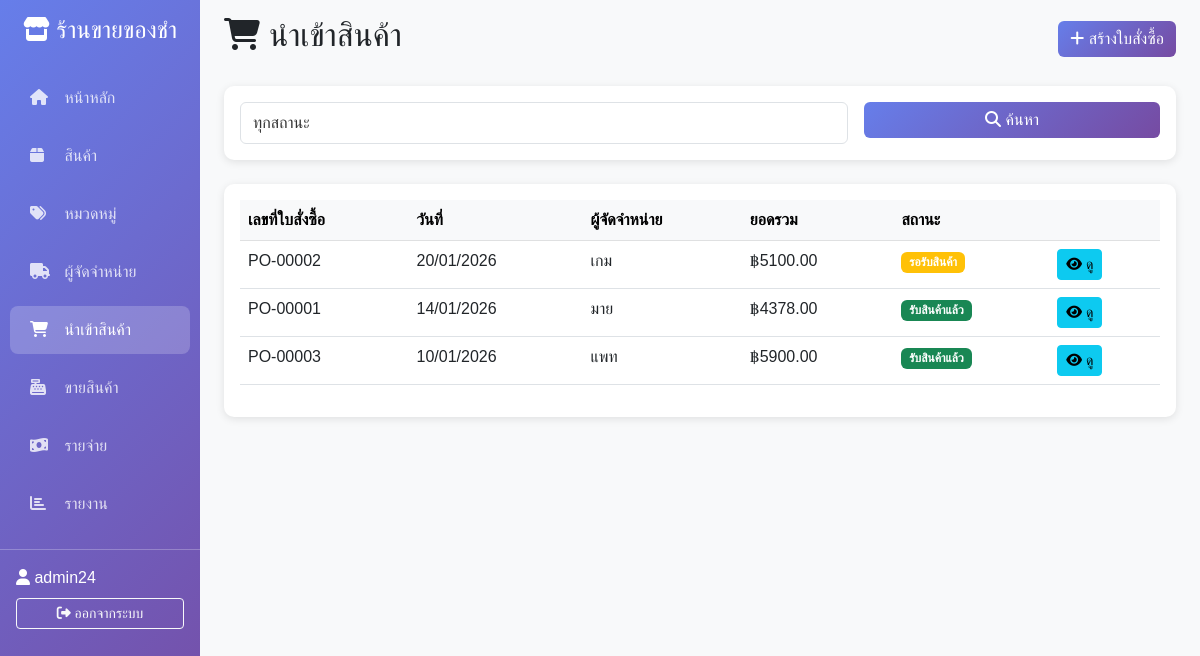
The page /purchases/ (signed in) on the database its author committed.
### inventory/models.py (models this page shows, shortened)
class Purchase(models.Model):
    purchase_number = models.CharField(max_length=50, unique=True, verbose_name="เลขที่ใบสั่งซื้อ")
    supplier = models.ForeignKey(Supplier, on_delete=models.CASCADE, verbose_name="ผู้จัดจำหน่าย")
    purchase_date = models.DateTimeField(default=timezone.now, verbose_name="วันที่สั่งซื้อ")
    received_date = models.DateTimeField(null=True, blank=True, verbose_name="วันที่รับสินค้า")
    total_amount = models.DecimalField(max_digits=12, decimal_places=2, default=0, verbose_name="ยอดรวม")
    status = models.CharField(max_length=20, choices=[
        ('pending', 'รอรับสินค้า'),
        ('received', 'รับสินค้าแล้ว'),
        ('cancelled', 'ยกเลิก')
    ], default='pending', verbose_name="สถานะ")
    note = models.TextField(blank=True, verbose_name="หมายเหตุ")
    created_by = models.ForeignKey(User, on_delete=models.SET_NULL, null=True, verbose_name="ผู้บันทึก")
    created_at = models.DateTimeField(auto_now_add=True)
    class Meta:
        verbose_name = "การนำเข้าสินค้า"
        verbose_name_plural = "การนำเข้าสินค้า"
        ordering = ['-purchase_date']

class Supplier(models.Model):
    name = models.CharField(max_length=200, verbose_name="ชื่อผู้จัดจำหน่าย")
    contact_person = models.CharField(max_length=100, blank=True, verbose_name="ผู้ติดต่อ")
    phone = models.CharField(max_length=20, blank=True, verbose_name="เบอร์โทร")
    email = models.EmailField(blank=True, verbose_name="อีเมล")
    address = models.TextField(blank=True, verbose_name="ที่อยู่")
    created_at = models.DateTimeField(auto_now_add=True)
    class Meta:
        verbose_name = "ผู้จัดจำหน่าย"
        verbose_name_plural = "ผู้จัดจำหน่าย"

### inventory/views.py (the view)
# urls.py: path('purchases/', views.purchase_list, name='purchase_list'),
@login_required
def purchase_list(request):
    purchases = Purchase.objects.all()
    status = request.GET.get('status', '')
    if status:
        purchases = purchases.filter(status=status)
    return render(request, 'purchase_list.html', {'purchases': purchases, 'selected_status': status})

### templates/purchase_list.html (shortened to what this page needs)
{% extends 'base.html' %}
{% block content %}
<div class="d-flex justify-content-between align-items-center mb-4">
    <h2><i class="fas fa-shopping-cart"></i> นำเข้าสินค้า</h2>
    <a href="{% url 'purchase_create' %}" class="btn btn-primary">
        <i class="fas fa-plus"></i> สร้างใบสั่งซื้อ
    </a>
</div>
<div class="card mb-4">
    <div class="card-body">
        <form method="get" class="row g-3">
            <div class="col-md-8">
                <select name="status" class="form-control">
                    <option value="">ทุกสถานะ</option>
                </select>
            </div>
            <div class="col-md-4">
                <button type="submit" class="btn btn-primary w-100">
                    <i class="fas fa-search"></i> ค้นหา
                </button>
            </div>
        </form>
    </div>
</div>
<div class="card">
    <div class="card-body">
        <div class="table-responsive">
            <table class="table table-hover">
                <thead class="table-light">
                    <tr>
                        <th>เลขที่ใบสั่งซื้อ</th>
                        <th>วันที่</th>
                        <th>ผู้จัดจำหน่าย</th>
                        <th>ยอดรวม</th>
                        <th>สถานะ</th>
                        <th></th>
                    </tr>
                </thead>
                <tbody>
                    {% for purchase in purchases %}
                    <tr>
                        <td>{{ purchase.purchase_number }}</td>
                        <td>{{ purchase.purchase_date|date:"d/m/Y" }}</td>
                        <td>{{ purchase.supplier.name }}</td>
                        <td>฿{{ purchase.total_amount|floatformat:2 }}</td>
                        <td>
                            {% if purchase.status == 'pending' %}
                                <span class="badge bg-warning">รอรับสินค้า</span>
                            {% elif purchase.status == 'received' %}
                                <span class="badge bg-success">รับสินค้าแล้ว</span>
                            {% else %}
                                <span class="badge bg-danger">ยกเลิก</span>
                            {% endif %}
                        </td>
                        <td>
                            <a href="{% url 'purchase_detail' purchase.pk %}" class="btn btn-sm btn-info">
                                <i class="fas fa-eye"></i> ดู
                            </a>
                        </td>
                    </tr>
                    {% empty %}
                    <tr>
                        <td colspan="6" class="text-center text-muted">
                            <i class="fas fa-inbox"></i> ไม่มีข้อมูล
                        </td>
                    </tr>
                    {% endfor %}
                </tbody>
            </table>
        </div>
    </div>
</div>
{% endblock %}

### templates/base.html (shortened to what this page needs)
<!DOCTYPE html>
<html lang="th">
<head>
    <link href="https://cdnjs.cloudflare.com/ajax/libs/bootstrap/5.3.0/css/bootstrap.min.css" rel="stylesheet">
    <link href="https://cdnjs.cloudflare.com/ajax/libs/font-awesome/6.4.0/css/all.min.css" rel="stylesheet">
</head>
<body>
    {% if user.is_authenticated %}
    <div class="container-fluid">
        <div class="row">
            <nav class="col-md-2 d-md-block sidebar">
                <div class="position-sticky pt-3">
                    <h4 class="text-white text-center mb-4">
                        <i class="fas fa-store"></i> ร้านขายของชำ
                    </h4>
                    <ul class="nav flex-column">
                        <li class="nav-item">
                            <a class="nav-link {% if request.resolver_match.url_name == 'dashboard' %}active{% endif %}" href="{% url 'dashboard' %}">
                                <i class="fas fa-home"></i> หน้าหลัก
                            </a>
                        </li>
                        <li class="nav-item">
                            <a class="nav-link {% if 'product' in request.resolver_match.url_name %}active{% endif %}" href="{% url 'product_list' %}">
                                <i class="fas fa-box"></i> สินค้า
                            </a>
                        </li>
                        <li class="nav-item">
                            <a class="nav-link {% if 'category' in request.resolver_match.url_name %}active{% endif %}" href="{% url 'category_list' %}">
                                <i class="fas fa-tags"></i> หมวดหมู่
                            </a>
                        </li>
                        <li class="nav-item">
                            <a class="nav-link {% if 'supplier' in request.resolver_match.url_name %}active{% endif %}" href="{% url 'supplier_list' %}">
                                <i class="fas fa-truck"></i> ผู้จัดจำหน่าย
                            </a>
                        </li>
                        <li class="nav-item">
                            <a class="nav-link {% if 'purchase' in request.resolver_match.url_name %}active{% endif %}" href="{% url 'purchase_list' %}">
                                <i class="fas fa-shopping-cart"></i> นำเข้าสินค้า
                            </a>
                        </li>
                        <li class="nav-item">
                            <a class="nav-link {% if 'sale' in request.resolver_match.url_name %}active{% endif %}" href="{% url 'sale_list' %}">
                                <i class="fas fa-cash-register"></i> ขายสินค้า
                            </a>
                        </li>
                        <li class="nav-item">
                            <a class="nav-link {% if 'expense' in request.resolver_match.url_name %}active{% endif %}" href="{% url 'expense_list' %}">
                                <i class="fas fa-money-bill-wave"></i> รายจ่าย
                            </a>
                        </li>
                        <li class="nav-item">
                            <a class="nav-link {% if 'report' in request.resolver_match.url_name %}active{% endif %}" href="{% url 'report_monthly' %}">
                                <i class="fas fa-chart-bar"></i> รายงาน
                            </a>
                        </li>
                    </ul>
                    <hr class="text-white">
                    <div class="px-3">
                        <p class="text-white mb-2">
                            <i class="fas fa-user"></i> {{ user.username }}
                        </p>
                        <a href="{% url 'logout' %}" class="btn btn-outline-light btn-sm w-100">
                            <i class="fas fa-sign-out-alt"></i> ออกจากระบบ
                        </a>
                    </div>
                </div>
            </nav>
            <main class="col-md-10 ms-sm-auto px-md-4">
                <div class="pt-3 pb-2 mb-3">
                    {% block content %}{% endblock %}
                </div>
            </main>
        </div>
    </div>
    {% else %}
    {% block auth_content %}{% endblock %}
    {% endif %}
</body>
</html>

### templates/base.html (style rules this page uses)
body { font-family: 'Sarabun', sans-serif; background-color: #f8f9fa; }
.sidebar { min-height: 100vh; background: linear-gradient(135deg, #667eea 0%, #764ba2 100%); padding: 0; }
.sidebar .nav-link { color: rgba(255,255,255,0.8); padding: 12px 20px; margin: 5px 10px; border-radius: 8px; transition: all 0.3s; }
.sidebar .nav-link:hover, .sidebar .nav-link.active { background-color: rgba(255,255,255,0.2); color: white; }
.sidebar .nav-link i { margin-right: 10px; width: 20px; }
.card { border: none; border-radius: 10px; box-shadow: 0 2px 8px rgba(0,0,0,0.1); margin-bottom: 20px; }
.btn-primary { background: linear-gradient(135deg, #667eea 0%, #764ba2 100%); border: none; }
.table { background-color: white; }
.form-control, .form-select { border: 1px solid #dee2e6; padding: 8px 12px; font-size: 1rem; font-family: 'Sarabun', sans-serif; color: #333; background-color: #fff; transition: border-color 0.3s, box-shadow 0.3s; }
.form-control::placeholder { color: #999; }

### rows shown on the page
Purchase: purchase_number "PO-00002", purchase_date "20/01/2026", supplier.name "เกม", total_amount "5100.00", status "รอรับสินค้า"
Purchase: purchase_number "PO-00001", purchase_date "14/01/2026", supplier.name "มาย", total_amount "4378.00", status "รับสินค้าแล้ว"
Purchase: purchase_number "PO-00003", purchase_date "10/01/2026", supplier.name "แพท", total_amount "5900.00", status "รับสินค้าแล้ว"

### other values the page prints
{{ user.username }} "admin24"
